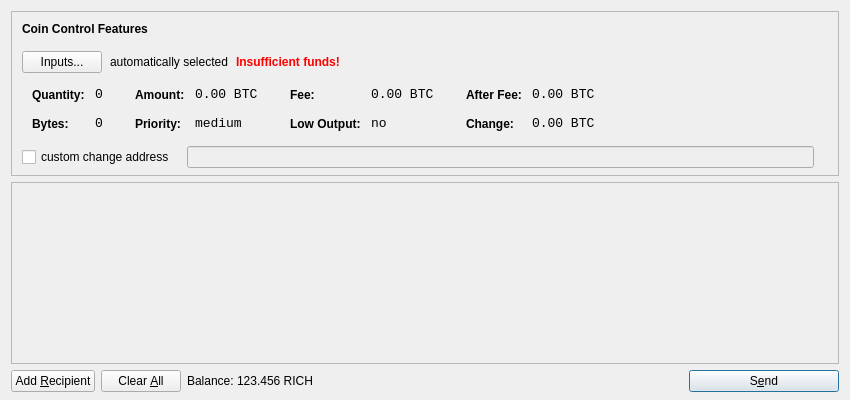
<?xml version="1.0" encoding="UTF-8"?>
<ui version="4.0">
 <class>SendCoinsDialog</class>
 <widget class="QDialog" name="SendCoinsDialog">
  <property name="geometry">
   <rect>
    <x>0</x>
    <y>0</y>
    <width>850</width>
    <height>400</height>
   </rect>
  </property>
  <property name="windowTitle">
   <string>Send Coins</string>
  </property>
  <layout class="QVBoxLayout" name="verticalLayout" stretch="0,1,0">
   <property name="bottomMargin">
    <number>8</number>
   </property>
   <item>
    <widget class="QFrame" name="frameCoinControl">
     <property name="sizePolicy">
      <sizepolicy hsizetype="Expanding" vsizetype="Expanding">
       <horstretch>0</horstretch>
       <verstretch>0</verstretch>
      </sizepolicy>
     </property>
     <property name="maximumSize">
      <size>
       <width>16777215</width>
       <height>16777215</height>
      </size>
     </property>
     <property name="frameShape">
      <enum>QFrame::StyledPanel</enum>
     </property>
     <property name="frameShadow">
      <enum>QFrame::Sunken</enum>
     </property>
     <layout class="QVBoxLayout" name="verticalLayoutCoinControl2">
      <property name="spacing">
       <number>-1</number>
      </property>
      <property name="leftMargin">
       <number>0</number>
      </property>
      <property name="topMargin">
       <number>0</number>
      </property>
      <property name="rightMargin">
       <number>0</number>
      </property>
      <property name="bottomMargin">
       <number>6</number>
      </property>
      <item>
       <layout class="QVBoxLayout" name="verticalLayoutCoinControl" stretch="0,0,0,0,1">
        <property name="spacing">
         <number>0</number>
        </property>
        <property name="leftMargin">
         <number>10</number>
        </property>
        <property name="topMargin">
         <number>10</number>
        </property>
        <item>
         <layout class="QHBoxLayout" name="horizontalLayoutCoinControl1">
          <property name="bottomMargin">
           <number>15</number>
          </property>
          <item>
           <widget class="QLabel" name="labelCoinControlFeatures">
            <property name="sizePolicy">
             <sizepolicy hsizetype="Preferred" vsizetype="Maximum">
              <horstretch>0</horstretch>
              <verstretch>0</verstretch>
             </sizepolicy>
            </property>
            <property name="font">
             <font>
              <weight>75</weight>
              <bold>true</bold>
             </font>
            </property>
            <property name="styleSheet">
             <string notr="true">font-weight:bold;</string>
            </property>
            <property name="text">
             <string>Coin Control Features</string>
            </property>
           </widget>
          </item>
         </layout>
        </item>
        <item>
         <layout class="QHBoxLayout" name="horizontalLayoutCoinControl2" stretch="0,0,0,0">
          <property name="spacing">
           <number>8</number>
          </property>
          <property name="bottomMargin">
           <number>10</number>
          </property>
          <item>
           <widget class="QPushButton" name="pushButtonCoinControl">
            <property name="styleSheet">
             <string notr="true"/>
            </property>
            <property name="text">
             <string>Inputs...</string>
            </property>
           </widget>
          </item>
          <item>
           <widget class="QLabel" name="labelCoinControlAutomaticallySelected">
            <property name="text">
             <string>automatically selected</string>
            </property>
            <property name="margin">
             <number>5</number>
            </property>
           </widget>
          </item>
          <item>
           <widget class="QLabel" name="labelCoinControlInsuffFunds">
            <property name="font">
             <font>
              <weight>75</weight>
              <bold>true</bold>
             </font>
            </property>
            <property name="styleSheet">
             <string notr="true">color:red;font-weight:bold;</string>
            </property>
            <property name="text">
             <string>Insufficient funds!</string>
            </property>
            <property name="margin">
             <number>5</number>
            </property>
           </widget>
          </item>
          <item>
           <spacer name="horizontalSpacerCoinControl">
            <property name="orientation">
             <enum>Qt::Horizontal</enum>
            </property>
            <property name="sizeHint" stdset="0">
             <size>
              <width>40</width>
              <height>1</height>
             </size>
            </property>
           </spacer>
          </item>
         </layout>
        </item>
        <item>
         <widget class="QWidget" name="widgetCoinControl" native="true">
          <property name="sizePolicy">
           <sizepolicy hsizetype="Preferred" vsizetype="Preferred">
            <horstretch>0</horstretch>
            <verstretch>0</verstretch>
           </sizepolicy>
          </property>
          <property name="minimumSize">
           <size>
            <width>0</width>
            <height>0</height>
           </size>
          </property>
          <property name="styleSheet">
           <string notr="true"/>
          </property>
          <layout class="QHBoxLayout" name="horizontalLayoutCoinControl5">
           <property name="margin">
            <number>0</number>
           </property>
           <item>
            <layout class="QHBoxLayout" name="horizontalLayoutCoinControl3" stretch="0,0,0,1">
             <property name="spacing">
              <number>20</number>
             </property>
             <property name="topMargin">
              <number>0</number>
             </property>
             <property name="bottomMargin">
              <number>10</number>
             </property>
             <item>
              <layout class="QFormLayout" name="formLayoutCoinControl1">
               <property name="horizontalSpacing">
                <number>10</number>
               </property>
               <property name="verticalSpacing">
                <number>14</number>
               </property>
               <property name="leftMargin">
                <number>10</number>
               </property>
               <property name="topMargin">
                <number>4</number>
               </property>
               <property name="rightMargin">
                <number>6</number>
               </property>
               <item row="0" column="0">
                <widget class="QLabel" name="labelCoinControlQuantityText">
                 <property name="styleSheet">
                  <string notr="true">font-weight:bold;</string>
                 </property>
                 <property name="text">
                  <string>Quantity:</string>
                 </property>
                 <property name="margin">
                  <number>0</number>
                 </property>
                </widget>
               </item>
               <item row="0" column="1">
                <widget class="QLabel" name="labelCoinControlQuantity">
                 <property name="font">
                  <font>
                   <family>Monospace</family>
                   <pointsize>10</pointsize>
                  </font>
                 </property>
                 <property name="cursor">
                  <cursorShape>IBeamCursor</cursorShape>
                 </property>
                 <property name="contextMenuPolicy">
                  <enum>Qt::ActionsContextMenu</enum>
                 </property>
                 <property name="text">
                  <string notr="true">0</string>
                 </property>
                 <property name="margin">
                  <number>0</number>
                 </property>
                 <property name="textInteractionFlags">
                  <set>Qt::LinksAccessibleByMouse|Qt::TextSelectableByKeyboard|Qt::TextSelectableByMouse</set>
                 </property>
                </widget>
               </item>
               <item row="1" column="0">
                <widget class="QLabel" name="labelCoinControlBytesText">
                 <property name="styleSheet">
                  <string notr="true">font-weight:bold;</string>
                 </property>
                 <property name="text">
                  <string>Bytes:</string>
                 </property>
                </widget>
               </item>
               <item row="1" column="1">
                <widget class="QLabel" name="labelCoinControlBytes">
                 <property name="font">
                  <font>
                   <family>Monospace</family>
                   <pointsize>10</pointsize>
                  </font>
                 </property>
                 <property name="cursor">
                  <cursorShape>IBeamCursor</cursorShape>
                 </property>
                 <property name="contextMenuPolicy">
                  <enum>Qt::ActionsContextMenu</enum>
                 </property>
                 <property name="text">
                  <string notr="true">0</string>
                 </property>
                 <property name="textInteractionFlags">
                  <set>Qt::LinksAccessibleByMouse|Qt::TextSelectableByKeyboard|Qt::TextSelectableByMouse</set>
                 </property>
                </widget>
               </item>
              </layout>
             </item>
             <item>
              <layout class="QFormLayout" name="formLayoutCoinControl2">
               <property name="horizontalSpacing">
                <number>10</number>
               </property>
               <property name="verticalSpacing">
                <number>14</number>
               </property>
               <property name="leftMargin">
                <number>6</number>
               </property>
               <property name="topMargin">
                <number>4</number>
               </property>
               <property name="rightMargin">
                <number>6</number>
               </property>
               <item row="0" column="0">
                <widget class="QLabel" name="labelCoinControlAmountText">
                 <property name="styleSheet">
                  <string notr="true">font-weight:bold;</string>
                 </property>
                 <property name="text">
                  <string>Amount:</string>
                 </property>
                 <property name="margin">
                  <number>0</number>
                 </property>
                </widget>
               </item>
               <item row="0" column="1">
                <widget class="QLabel" name="labelCoinControlAmount">
                 <property name="font">
                  <font>
                   <family>Monospace</family>
                   <pointsize>10</pointsize>
                  </font>
                 </property>
                 <property name="cursor">
                  <cursorShape>IBeamCursor</cursorShape>
                 </property>
                 <property name="contextMenuPolicy">
                  <enum>Qt::ActionsContextMenu</enum>
                 </property>
                 <property name="text">
                  <string notr="true">0.00 BTC</string>
                 </property>
                 <property name="textInteractionFlags">
                  <set>Qt::LinksAccessibleByMouse|Qt::TextSelectableByKeyboard|Qt::TextSelectableByMouse</set>
                 </property>
                </widget>
               </item>
               <item row="1" column="0">
                <widget class="QLabel" name="labelCoinControlPriorityText">
                 <property name="styleSheet">
                  <string notr="true">font-weight:bold;</string>
                 </property>
                 <property name="text">
                  <string>Priority:</string>
                 </property>
                </widget>
               </item>
               <item row="1" column="1">
                <widget class="QLabel" name="labelCoinControlPriority">
                 <property name="font">
                  <font>
                   <family>Monospace</family>
                   <pointsize>10</pointsize>
                  </font>
                 </property>
                 <property name="cursor">
                  <cursorShape>IBeamCursor</cursorShape>
                 </property>
                 <property name="contextMenuPolicy">
                  <enum>Qt::ActionsContextMenu</enum>
                 </property>
                 <property name="text">
                  <string>medium</string>
                 </property>
                 <property name="textInteractionFlags">
                  <set>Qt::LinksAccessibleByMouse|Qt::TextSelectableByKeyboard|Qt::TextSelectableByMouse</set>
                 </property>
                </widget>
               </item>
              </layout>
             </item>
             <item>
              <layout class="QFormLayout" name="formLayoutCoinControl3">
               <property name="horizontalSpacing">
                <number>10</number>
               </property>
               <property name="verticalSpacing">
                <number>14</number>
               </property>
               <property name="leftMargin">
                <number>6</number>
               </property>
               <property name="topMargin">
                <number>4</number>
               </property>
               <property name="rightMargin">
                <number>6</number>
               </property>
               <item row="0" column="0">
                <widget class="QLabel" name="labelCoinControlFeeText">
                 <property name="styleSheet">
                  <string notr="true">font-weight:bold;</string>
                 </property>
                 <property name="text">
                  <string>Fee:</string>
                 </property>
                 <property name="margin">
                  <number>0</number>
                 </property>
                </widget>
               </item>
               <item row="0" column="1">
                <widget class="QLabel" name="labelCoinControlFee">
                 <property name="font">
                  <font>
                   <family>Monospace</family>
                   <pointsize>10</pointsize>
                  </font>
                 </property>
                 <property name="cursor">
                  <cursorShape>IBeamCursor</cursorShape>
                 </property>
                 <property name="contextMenuPolicy">
                  <enum>Qt::ActionsContextMenu</enum>
                 </property>
                 <property name="text">
                  <string notr="true">0.00 BTC</string>
                 </property>
                 <property name="textInteractionFlags">
                  <set>Qt::LinksAccessibleByMouse|Qt::TextSelectableByKeyboard|Qt::TextSelectableByMouse</set>
                 </property>
                </widget>
               </item>
               <item row="1" column="0">
                <widget class="QLabel" name="labelCoinControlLowOutputText">
                 <property name="styleSheet">
                  <string notr="true">font-weight:bold;</string>
                 </property>
                 <property name="text">
                  <string>Low Output:</string>
                 </property>
                </widget>
               </item>
               <item row="1" column="1">
                <widget class="QLabel" name="labelCoinControlLowOutput">
                 <property name="font">
                  <font>
                   <family>Monospace</family>
                   <pointsize>10</pointsize>
                  </font>
                 </property>
                 <property name="cursor">
                  <cursorShape>IBeamCursor</cursorShape>
                 </property>
                 <property name="contextMenuPolicy">
                  <enum>Qt::ActionsContextMenu</enum>
                 </property>
                 <property name="text">
                  <string>no</string>
                 </property>
                 <property name="textInteractionFlags">
                  <set>Qt::LinksAccessibleByMouse|Qt::TextSelectableByKeyboard|Qt::TextSelectableByMouse</set>
                 </property>
                </widget>
               </item>
              </layout>
             </item>
             <item>
              <layout class="QFormLayout" name="formLayoutCoinControl4">
               <property name="horizontalSpacing">
                <number>10</number>
               </property>
               <property name="verticalSpacing">
                <number>14</number>
               </property>
               <property name="leftMargin">
                <number>6</number>
               </property>
               <property name="topMargin">
                <number>4</number>
               </property>
               <property name="rightMargin">
                <number>6</number>
               </property>
               <item row="0" column="0">
                <widget class="QLabel" name="labelCoinControlAfterFeeText">
                 <property name="styleSheet">
                  <string notr="true">font-weight:bold;</string>
                 </property>
                 <property name="text">
                  <string>After Fee:</string>
                 </property>
                 <property name="margin">
                  <number>0</number>
                 </property>
                </widget>
               </item>
               <item row="0" column="1">
                <widget class="QLabel" name="labelCoinControlAfterFee">
                 <property name="font">
                  <font>
                   <family>Monospace</family>
                   <pointsize>10</pointsize>
                  </font>
                 </property>
                 <property name="cursor">
                  <cursorShape>IBeamCursor</cursorShape>
                 </property>
                 <property name="contextMenuPolicy">
                  <enum>Qt::ActionsContextMenu</enum>
                 </property>
                 <property name="text">
                  <string notr="true">0.00 BTC</string>
                 </property>
                 <property name="textInteractionFlags">
                  <set>Qt::LinksAccessibleByMouse|Qt::TextSelectableByKeyboard|Qt::TextSelectableByMouse</set>
                 </property>
                </widget>
               </item>
               <item row="1" column="0">
                <widget class="QLabel" name="labelCoinControlChangeText">
                 <property name="styleSheet">
                  <string notr="true">font-weight:bold;</string>
                 </property>
                 <property name="text">
                  <string>Change:</string>
                 </property>
                </widget>
               </item>
               <item row="1" column="1">
                <widget class="QLabel" name="labelCoinControlChange">
                 <property name="font">
                  <font>
                   <family>Monospace</family>
                   <pointsize>10</pointsize>
                  </font>
                 </property>
                 <property name="cursor">
                  <cursorShape>IBeamCursor</cursorShape>
                 </property>
                 <property name="contextMenuPolicy">
                  <enum>Qt::ActionsContextMenu</enum>
                 </property>
                 <property name="text">
                  <string notr="true">0.00 BTC</string>
                 </property>
                 <property name="textInteractionFlags">
                  <set>Qt::LinksAccessibleByMouse|Qt::TextSelectableByKeyboard|Qt::TextSelectableByMouse</set>
                 </property>
                </widget>
               </item>
              </layout>
             </item>
            </layout>
           </item>
          </layout>
         </widget>
        </item>
        <item>
         <layout class="QHBoxLayout" name="horizontalLayoutCoinControl4" stretch="0,0,0">
          <property name="spacing">
           <number>12</number>
          </property>
          <property name="sizeConstraint">
           <enum>QLayout::SetDefaultConstraint</enum>
          </property>
          <property name="topMargin">
           <number>5</number>
          </property>
          <property name="rightMargin">
           <number>5</number>
          </property>
          <item>
           <widget class="QCheckBox" name="checkBoxCoinControlChange">
            <property name="text">
             <string>custom change address</string>
            </property>
           </widget>
          </item>
          <item>
           <widget class="QLineEdit" name="lineEditCoinControlChange">
            <property name="enabled">
             <bool>false</bool>
            </property>
            <property name="sizePolicy">
             <sizepolicy hsizetype="Expanding" vsizetype="Fixed">
              <horstretch>0</horstretch>
              <verstretch>0</verstretch>
             </sizepolicy>
            </property>
           </widget>
          </item>
          <item>
           <widget class="QLabel" name="labelCoinControlChangeLabel">
            <property name="sizePolicy">
             <sizepolicy hsizetype="Preferred" vsizetype="Expanding">
              <horstretch>0</horstretch>
              <verstretch>0</verstretch>
             </sizepolicy>
            </property>
            <property name="minimumSize">
             <size>
              <width>0</width>
              <height>0</height>
             </size>
            </property>
            <property name="text">
             <string/>
            </property>
            <property name="margin">
             <number>3</number>
            </property>
           </widget>
          </item>
         </layout>
        </item>
        <item>
         <spacer name="verticalSpacerCoinControl">
          <property name="orientation">
           <enum>Qt::Vertical</enum>
          </property>
          <property name="sizeHint" stdset="0">
           <size>
            <width>800</width>
            <height>1</height>
           </size>
          </property>
         </spacer>
        </item>
       </layout>
      </item>
     </layout>
    </widget>
   </item>
   <item>
    <widget class="QScrollArea" name="scrollArea">
     <property name="widgetResizable">
      <bool>true</bool>
     </property>
     <widget class="QWidget" name="scrollAreaWidgetContents">
      <property name="geometry">
       <rect>
        <x>0</x>
        <y>0</y>
        <width>830</width>
        <height>165</height>
       </rect>
      </property>
      <layout class="QVBoxLayout" name="verticalLayout_2">
       <property name="margin">
        <number>0</number>
       </property>
       <item>
        <layout class="QVBoxLayout" name="entries">
         <property name="spacing">
          <number>6</number>
         </property>
        </layout>
       </item>
       <item>
        <spacer name="verticalSpacer">
         <property name="orientation">
          <enum>Qt::Vertical</enum>
         </property>
         <property name="sizeHint" stdset="0">
          <size>
           <width>20</width>
           <height>40</height>
          </size>
         </property>
        </spacer>
       </item>
      </layout>
     </widget>
    </widget>
   </item>
   <item>
    <layout class="QHBoxLayout" name="horizontalLayout">
     <item>
      <widget class="QPushButton" name="addButton">
       <property name="toolTip">
        <string>Send to multiple recipients at once</string>
       </property>
       <property name="text">
        <string>Add &amp;Recipient</string>
       </property>
       <property name="icon">
        <iconset resource="../bitcoin.qrc">
         <normaloff>:/icons/add</normaloff>:/icons/add</iconset>
       </property>
       <property name="autoDefault">
        <bool>false</bool>
       </property>
      </widget>
     </item>
     <item>
      <widget class="QPushButton" name="clearButton">
       <property name="sizePolicy">
        <sizepolicy hsizetype="Minimum" vsizetype="Fixed">
         <horstretch>0</horstretch>
         <verstretch>0</verstretch>
        </sizepolicy>
       </property>
       <property name="toolTip">
        <string>Remove all transaction fields</string>
       </property>
       <property name="text">
        <string>Clear &amp;All</string>
       </property>
       <property name="icon">
        <iconset resource="../bitcoin.qrc">
         <normaloff>:/icons/remove</normaloff>:/icons/remove</iconset>
       </property>
       <property name="autoRepeatDelay">
        <number>300</number>
       </property>
       <property name="autoDefault">
        <bool>false</bool>
       </property>
      </widget>
     </item>
     <item>
      <layout class="QHBoxLayout" name="horizontalLayout_2">
       <property name="spacing">
        <number>3</number>
       </property>
       <item>
        <widget class="QLabel" name="label">
         <property name="text">
          <string>Balance:</string>
         </property>
        </widget>
       </item>
       <item>
        <widget class="QLabel" name="labelBalance">
         <property name="cursor">
          <cursorShape>IBeamCursor</cursorShape>
         </property>
         <property name="text">
          <string>123.456 RICH</string>
         </property>
         <property name="textInteractionFlags">
          <set>Qt::LinksAccessibleByMouse|Qt::TextSelectableByKeyboard|Qt::TextSelectableByMouse</set>
         </property>
        </widget>
       </item>
      </layout>
     </item>
     <item>
      <spacer name="horizontalSpacer">
       <property name="orientation">
        <enum>Qt::Horizontal</enum>
       </property>
       <property name="sizeHint" stdset="0">
        <size>
         <width>40</width>
         <height>20</height>
        </size>
       </property>
      </spacer>
     </item>
     <item>
      <widget class="QPushButton" name="sendButton">
       <property name="minimumSize">
        <size>
         <width>150</width>
         <height>0</height>
        </size>
       </property>
       <property name="toolTip">
        <string>Confirm the send action</string>
       </property>
       <property name="text">
        <string>S&amp;end</string>
       </property>
       <property name="icon">
        <iconset resource="../bitcoin.qrc">
         <normaloff>:/icons/send</normaloff>:/icons/send</iconset>
       </property>
       <property name="default">
        <bool>true</bool>
       </property>
      </widget>
     </item>
    </layout>
   </item>
  </layout>
 </widget>
 <resources>
  <include location="../bitcoin.qrc"/>
 </resources>
 <connections/>
</ui>
